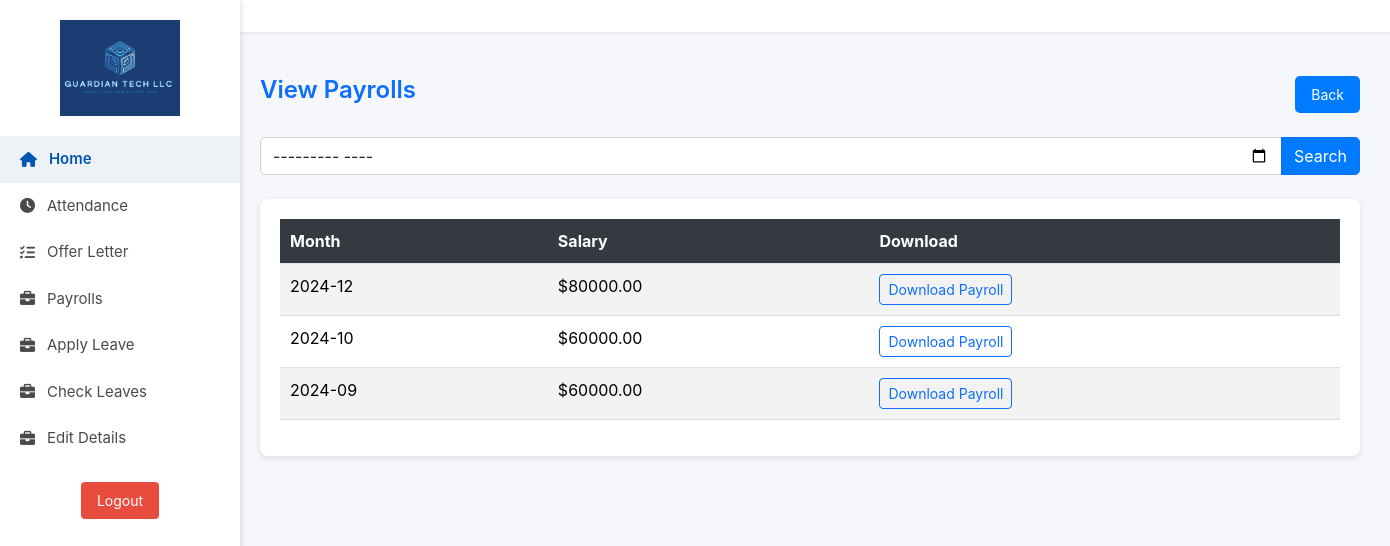
The app's page /view-payrolls/ (signed in) with its own data.
### user/models.py (models this page shows, shortened)
class Payroll(models.Model):
    employee = models.ForeignKey(Employee, on_delete=models.CASCADE)
    issued_by = models.ForeignKey(Manager, on_delete=models.CASCADE)
    salary = models.DecimalField(max_digits=10, decimal_places=2)
    date_issued = models.DateField(auto_now_add=True)
    month = models.CharField(max_length=7, null=True, blank=True)  # Restrict to valid month options
    file = models.FileField(upload_to='payrolls/', null=True, blank=True)  # File upload location
    class Meta:
        unique_together = ('employee', 'month')

### user/views.py (the view)
# urls.py: path('view-payrolls/', user_view.view_payrolls, name='view_payrolls'),
@login_required
def view_payrolls(request):
    payrolls = Payroll.objects.filter(employee=request.user.employee).order_by('-month')
    query_month = request.GET.get('month')  # Expected format: yyyy-mm
    if query_month:
        payrolls = payrolls.filter(month=query_month)
    return render(request, 'user/view_payrolls.html',{'payrolls': payrolls})

### templates/user/view_payrolls.html (shortened to what this page needs)
{% load static %}
<!DOCTYPE html>
<html lang="en">
<head>
  <link href="https://cdnjs.cloudflare.com/ajax/libs/font-awesome/6.0.0/css/all.min.css" rel="stylesheet">
  <link href="https://cdn.jsdelivr.net/npm/bootstrap@5.3.3/dist/css/bootstrap.min.css" rel="stylesheet">
</head>
<body>
  <div class="sidebar">
    <div class="logo">
      <img src="{% static 'images/fulllogo.jpg' %}" alt="Logo">
    </div>
    <a href="{% url 'profile' %}" class="active"><i class="fas fa-home"></i> Home</a>
    <a href="{% url 'view_attendance' %}"><i class="fas fa-clock"></i> Attendance</a>
    <a href="{% url 'view_offer_letter' %}"><i class="fas fa-tasks"></i> Offer Letter</a>
    <a href="{% url 'view_payrolls' %}"><i class="fas fa-briefcase"></i> Payrolls</a>
    <a href="{% url 'apply_leave' %}"><i class="fas fa-briefcase"></i> Apply Leave</a>
    <a href="{% url 'employee_leave_history' %}"><i class="fas fa-briefcase"></i> Check Leaves</a>
    <a href="{% url 'edit_personal_details' %}"><i class="fas fa-briefcase"></i> Edit Details</a>
    <form action="{% url 'user-logout' %}" method="post">
      <button type="submit" class="btn btn-outline-dark">Logout</button>
    </form>
  </div>
  <nav class="navbar">
  </nav>
  <div class="container mt-4">
    <div class="d-flex justify-content-between align-items-center mb-4">
      <h2 id="page-title" class="text-primary">View Payrolls</h2>
      <a href="javascript:history.back()" id="back-button">Back</a>
    </div>
    <form method="GET" action="" class="mb-4">
      <div class="input-group">
        <input type="month" name="month" class="form-control" placeholder="Search by Month and Year" id="search-input">
        <button type="submit" class="btn btn-primary" id="search-button">Search</button>
      </div>
    </form>
    <div class="table-container">
      <table class="table table-striped table-hover">
        <thead>
          <tr>
            <th>Month</th>
            <th>Salary</th>
            <th>Download</th>
          </tr>
        </thead>
        <tbody>
          {% for payroll in payrolls %}
          <tr class="table-row">
            <td>{{ payroll.month }}</td>
            <td>${{ payroll.salary|floatformat:2 }}</td>
            <td>
              <a href="{{ payroll.file.url }}" download class="btn btn-sm btn-outline-primary">Download Payroll</a>
            </td>
          </tr>
          {% empty %}
          <tr>
            <td colspan="3" class="text-center">No payrolls found for the specified month.</td>
          </tr>
          {% endfor %}
        </tbody>
      </table>
    </div>
  </div>
</body>
</html>

### templates/user/view_payrolls.html (style rules this page uses)
body { font-family: 'Inter', sans-serif; background-color: #f5f7fa; margin: 0; }
.sidebar { width: 240px; height: 100vh; background-color: #fff; position: fixed; top: 0; left: 0; box-shadow: 2px 0 5px rgba(0, 0, 0, 0.1); z-index: 1000; padding: 20px 0; }
.sidebar .logo { text-align: center; margin-bottom: 20px; }
.sidebar .logo img { width: 120px; }
.sidebar a { text-decoration: none; color: #4a4a4a; display: flex; align-items: center; gap: 12px; padding: 12px 20px; font-size: 15px; transition: background-color 0.2s ease, color 0.2s ease; }
.sidebar a:hover, .sidebar a.active { background-color: #eef2f6; color: #0056b3; font-weight: 600; }
.sidebar form { padding: 20px; display: flex; justify-content: center; }
.sidebar form button { background-color: #e74c3c; color: white; border: none; padding: 8px 16px; border-radius: 4px; font-size: 14px; cursor: pointer; }
.navbar { margin-left: 240px; padding: 1rem 2rem; background-color: #ffffff; box-shadow: 0 1px 3px rgba(0, 0, 0, 0.1); display: flex; align-items: center; justify-content: space-between; position: sticky; top: 0; z-index: 999; }
.container { margin-left: 240px; padding: 20px; }
.table-container { background: #fff; border-radius: 8px; padding: 20px; box-shadow: 0 2px 6px rgba(0, 0, 0, 0.1); }
.table { width: 100%; border-collapse: collapse; }
.table th { background-color: #343a40; color: #fff; padding: 10px; text-align: left; }
.table td { padding: 10px; border-bottom: 1px solid #ddd; }
.input-group input { border-radius: 5px 0 0 5px; border: 1px solid #ced4da; }
.input-group button { border-radius: 0 5px 5px 0; background-color: #007bff; color: #fff; }
#page-title { font-weight: 600; font-size: 24px; }
#back-button { background-color: #007bff; color: #fff; padding: 8px 16px; border-radius: 5px; font-size: 14px; text-decoration: none; }

### records on screen
Payroll: month "2024-12", salary "80000.00"
Payroll: month "2024-10", salary "60000.00"
Payroll: month "2024-09", salary "60000.00"
